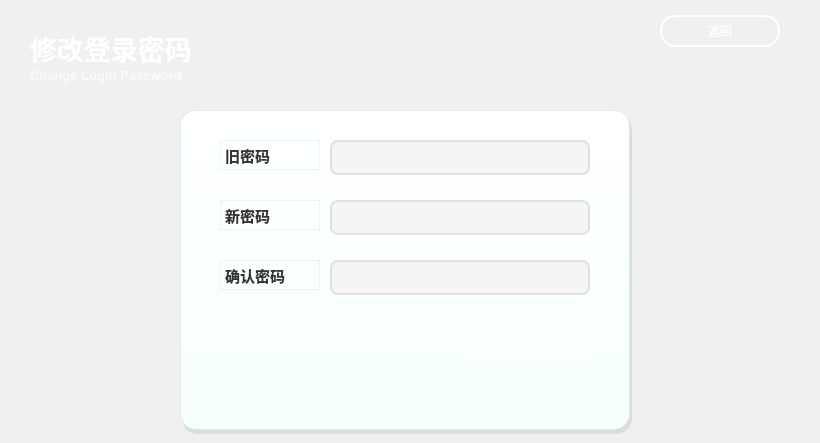
    <widget class="QWidget" name="page_11">
     <widget class="QFrame" name="glass_header_changepwd">
      <property name="geometry">
       <rect>
        <x>0</x>
        <y>0</y>
        <width>811</width>
        <height>95</height>
       </rect>
      </property>
      <property name="styleSheet">
       <string notr="true">background: rgba(255, 255, 255, 0.05); border-bottom: 1px solid rgba(255, 255, 255, 0.15); </string>
      </property>
      <property name="frameShape">
       <enum>QFrame::Shape::NoFrame</enum>
      </property>
     </widget>
     <widget class="QLabel" name="changePwdTitle">
      <property name="geometry">
       <rect>
        <x>30</x>
        <y>30</y>
        <width>300</width>
        <height>35</height>
       </rect>
      </property>
      <property name="font">
       <font>
        <pointsize>20</pointsize>
        <bold>true</bold>
       </font>
      </property>
      <property name="styleSheet">
       <string notr="true">color: #FFFFFF; background: transparent;</string>
      </property>
      <property name="text">
       <string>修改登录密码</string>
      </property>
     </widget>
     <widget class="QLabel" name="changePwdSubtitle">
      <property name="geometry">
       <rect>
        <x>30</x>
        <y>65</y>
        <width>280</width>
        <height>20</height>
       </rect>
      </property>
      <property name="font">
       <font>
        <pointsize>10</pointsize>
        <bold>true</bold>
       </font>
      </property>
      <property name="styleSheet">
       <string notr="true">color: rgba(255, 255, 255, 180); background: transparent;</string>
      </property>
      <property name="text">
       <string>Change Login Password</string>
      </property>
     </widget>
     <widget class="QPushButton" name="btn_changepwd_back">
      <property name="geometry">
       <rect>
        <x>660</x>
        <y>15</y>
        <width>120</width>
        <height>32</height>
       </rect>
      </property>
      <property name="cursor">
       <cursorShape>PointingHandCursor</cursorShape>
      </property>
      <property name="styleSheet">
       <string notr="true">QPushButton {
    background: transparent;
    color: #FFFFFF;
    border: 2px solid #FFFFFF;
    border-radius: 15px;
    padding: 4px 16px;
    font: bold 11pt &quot;Microsoft YaHei&quot;;
}
QPushButton:hover {
    background: #FFFFFF;
    color: #39C5BB;
}
</string>
      </property>
      <property name="text">
       <string>返回</string>
      </property>
     </widget>
     <widget class="QFrame" name="shadow_card_changepwd">
      <property name="geometry">
       <rect>
        <x>182</x>
        <y>114</y>
        <width>450</width>
        <height>320</height>
       </rect>
      </property>
      <property name="styleSheet">
       <string notr="true">background: rgba(0, 0, 0, 0.08); border-radius: 16px;</string>
      </property>
      <property name="frameShape">
       <enum>QFrame::Shape::NoFrame</enum>
      </property>
     </widget>
     <widget class="QFrame" name="card_changepwd_form">
      <property name="geometry">
       <rect>
        <x>180</x>
        <y>110</y>
        <width>450</width>
        <height>320</height>
       </rect>
      </property>
      <property name="styleSheet">
       <string notr="true">background: qlineargradient(x1:0, y1:0, x2:0, y2:1, stop:0 #FFFFFF, stop:1 #F5FFFE); border-radius: 16px; border: 1px solid rgba(57, 197, 187, 0.12);</string>
      </property>
      <property name="frameShape">
       <enum>QFrame::Shape::NoFrame</enum>
      </property>
      <widget class="QLabel" name="label_old_pwd">
       <property name="geometry">
        <rect>
         <x>40</x>
         <y>30</y>
         <width>100</width>
         <height>30</height>
        </rect>
       </property>
       <property name="font">
        <font>
         <pointsize>11</pointsize>
         <bold>true</bold>
        </font>
       </property>
       <property name="styleSheet">
        <string notr="true">color: #333333; background: transparent;</string>
       </property>
       <property name="text">
        <string>旧密码</string>
       </property>
      </widget>
      <widget class="QLineEdit" name="edit_old_pwd">
       <property name="geometry">
        <rect>
         <x>150</x>
         <y>30</y>
         <width>260</width>
         <height>35</height>
        </rect>
       </property>
       <property name="styleSheet">
        <string notr="true">QLineEdit {
    background-color: #F5F5F5;
    border: 2px solid #E0E0E0;
    border-radius: 8px;
    padding: 5px 12px;
    font: 11pt &quot;Microsoft YaHei&quot;;
    color: #333333;
}
QLineEdit:focus {
    border: 2px solid #39C5BB;
    background-color: #FFFFFF;
}
</string>
       </property>
       <property name="echoMode">
        <enum>QLineEdit::EchoMode::Password</enum>
       </property>
      </widget>
      <widget class="QLabel" name="label_new_pwd">
       <property name="geometry">
        <rect>
         <x>40</x>
         <y>90</y>
         <width>100</width>
         <height>30</height>
        </rect>
       </property>
       <property name="font">
        <font>
         <pointsize>11</pointsize>
         <bold>true</bold>
        </font>
       </property>
       <property name="styleSheet">
        <string notr="true">color: #333333; background: transparent;</string>
       </property>
       <property name="text">
        <string>新密码</string>
       </property>
      </widget>
      <widget class="QLineEdit" name="edit_new_pwd">
       <property name="geometry">
        <rect>
         <x>150</x>
         <y>90</y>
         <width>260</width>
         <height>35</height>
        </rect>
       </property>
       <property name="styleSheet">
        <string notr="true">QLineEdit {
    background-color: #F5F5F5;
    border: 2px solid #E0E0E0;
    border-radius: 8px;
    padding: 5px 12px;
    font: 11pt &quot;Microsoft YaHei&quot;;
    color: #333333;
}
QLineEdit:focus {
    border: 2px solid #39C5BB;
    background-color: #FFFFFF;
}
</string>
       </property>
       <property name="echoMode">
        <enum>QLineEdit::EchoMode::Password</enum>
       </property>
      </widget>
      <widget class="QLabel" name="label_confirm_pwd">
       <property name="geometry">
        <rect>
         <x>40</x>
         <y>150</y>
         <width>100</width>
         <height>30</height>
        </rect>
       </property>
       <property name="font">
        <font>
         <pointsize>11</pointsize>
         <bold>true</bold>
        </font>
       </property>
       <property name="styleSheet">
        <string notr="true">color: #333333; background: transparent;</string>
       </property>
       <property name="text">
        <string>确认密码</string>
       </property>
      </widget>
      <widget class="QLineEdit" name="edit_confirm_pwd">
       <property name="geometry">
        <rect>
         <x>150</x>
         <y>150</y>
         <width>260</width>
         <height>35</height>
        </rect>
       </property>
       <property name="styleSheet">
        <string notr="true">QLineEdit {
    background-color: #F5F5F5;
    border: 2px solid #E0E0E0;
    border-radius: 8px;
    padding: 5px 12px;
    font: 11pt &quot;Microsoft YaHei&quot;;
    color: #333333;
}
QLineEdit:focus {
    border: 2px solid #39C5BB;
    background-color: #FFFFFF;
}
</string>
       </property>
       <property name="echoMode">
        <enum>QLineEdit::EchoMode::Password</enum>
       </property>
      </widget>
      <widget class="QPushButton" name="btn_changepwd_confirm">
       <property name="geometry">
        <rect>
         <x>280</x>
         <y>220</y>
         <width>130</width>
         <height>40</height>
        </rect>
       </property>
       <property name="cursor">
        <cursorShape>PointingHandCursor</cursorShape>
       </property>
       <property name="styleSheet">
        <string notr="true">QPushButton {
    background: qlineargradient(x1:0, y1:0, x2:1, y2:0,
        stop:0 #2A9D96, stop:1 #39C5BB);
    color: #FFFFFF;
    border: none;
    border-radius: 20px;
    font: bold 13pt &quot;Microsoft YaHei&quot;;
}
QPushButton:hover {
    background: qlineargradient(x1:0, y1:0, x2:1, y2:0,
        stop:0 #39C5BB, stop:1 #4FD4C9);
}
QPushButton:pressed {
    background: #2A9D96;
}
</string>
       </property>
       <property name="text">
        <string>确认修改</string>
       </property>
      </widget>
     </widget>
    </widget>
